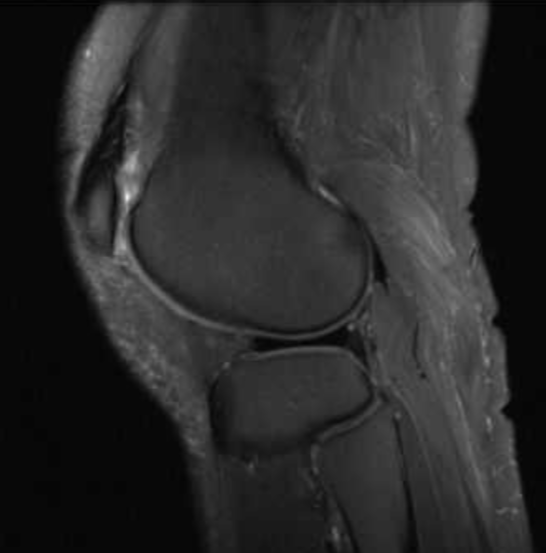
#> input picture clahe/original_dark_image.png, 546 x 553 px, found by its file name
$ python clhe.py
#> lines starting #> are read from the running program, lines starting #| are printed output that depends on the picture
import numpy as np
import cv2
import matplotlib.pyplot as plt

# 图像直方图 + 输出统计信息
def plot_histogram(img, title="Histogram", show_stats=False):
    hist = cv2.calcHist([img], [0], None, [256], [0, 256]).ravel()
    prob_density = hist / hist.sum()
    cdf = np.cumsum(prob_density)

    plt.plot(hist, color='gray', label="Histogram")
    plt.title(title)
    plt.xlabel('Pixel value')
    plt.ylabel('Count')
    plt.xlim([0, 256])
    plt.grid(True)

    # 叠加累积分布曲线（可视化）
    plt.twinx()
    plt.plot(cdf, color='red', label="CDF")
    plt.ylabel('Cumulative Probability')
    plt.ylim([0, 1])

    # 输出统计数据（可选）
    if show_stats:
        print(f"\n===== {title} =====")
        print("灰度值\t像素数\t概率\t累积概率")
        for i in range(256):
            if hist[i] > 0:
                print(f"{i:3}\t{int(hist[i])}\t{prob_density[i]:.4f}\t{cdf[i]:.4f}")

# 读取图像（灰度）
dark_img = cv2.imread(r'C:\Users\20342\Desktop\cv\clahe\original_dark_image.png', cv2.IMREAD_GRAYSCALE)
#> dark_img: shape (553, 546); min 0, max 233, mean 42.1

# 应用直方图均衡化
he_img = cv2.equalizeHist(dark_img)
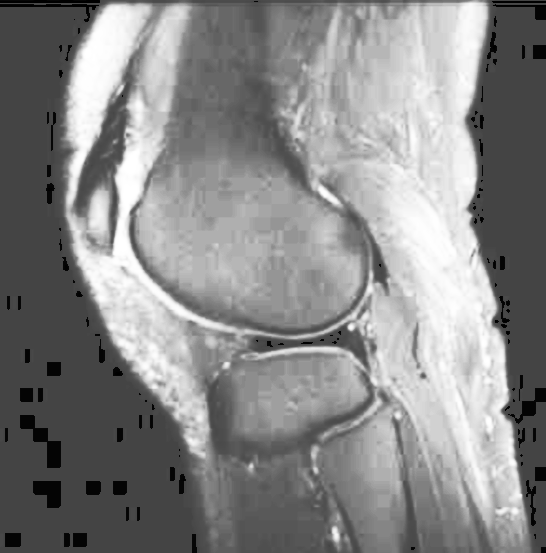
#> he_img: shape (553, 546); min 0, max 255, mean 136

# 可视化
plt.figure(figsize=(12, 8))

# 原图
plt.subplot(2, 2, 1)
plt.imshow(dark_img, cmap='gray')
plt.title("Original Dark Image")
plt.axis('off')

# HE 后图像
plt.subplot(2, 2, 2)
plt.imshow(he_img, cmap='gray')
plt.title("After Histogram Equalization")
plt.axis('off')

# 原图直方图 + 统计输出
plt.subplot(2, 2, 3)
plot_histogram(dark_img, "Original Histogram", show_stats=True)
#> in plot_histogram, `hist = cv2.calcHist([img], [0], None, [256], [0, 256]).ravel()`: hist = 256 values, max 73972 at index 8, min 0 at index 182, mean 1179.4
#> in plot_histogram, `prob_density = hist / hist.sum()`: prob_density = 256 values, max 0.245 at index 8, min 0 at index 182, mean 0.00391
#> in plot_histogram, `cdf = np.cumsum(prob_density)`: cdf = 256 values from 9.94e-06 to 1
#> the loop in plot_histogram, `for i in range(256):` made 256 passes
#|   0	3	0.0000	0.0000
#|   1	60	0.0002	0.0002
#|   2	54	0.0002	0.0004
#|   3	146	0.0005	0.0009
#|   4	276	0.0009	0.0018
#|   5	226	0.0007	0.0025
#|   6	3680	0.0122	0.0147
#|   7	2568	0.0085	0.0232
#> (further printed lines are left out)

# HE 后直方图 + 统计输出
plt.subplot(2, 2, 4)
plot_histogram(he_img, "Equalized Histogram", show_stats=True)
#> the loop in plot_histogram (call 2), `for i in range(256):` made 256 passes
#|   0	539	0.0018	0.0018
#|   1	226	0.0007	0.0025
#|   4	3680	0.0122	0.0147
#|   6	2568	0.0085	0.0232
#|  68	73972	0.2450	0.2682
#|  70	2383	0.0079	0.2761
#|  72	1685	0.0056	0.2817
#|  73	1870	0.0062	0.2879
#> (further printed lines are left out)

plt.tight_layout()
plt.show()
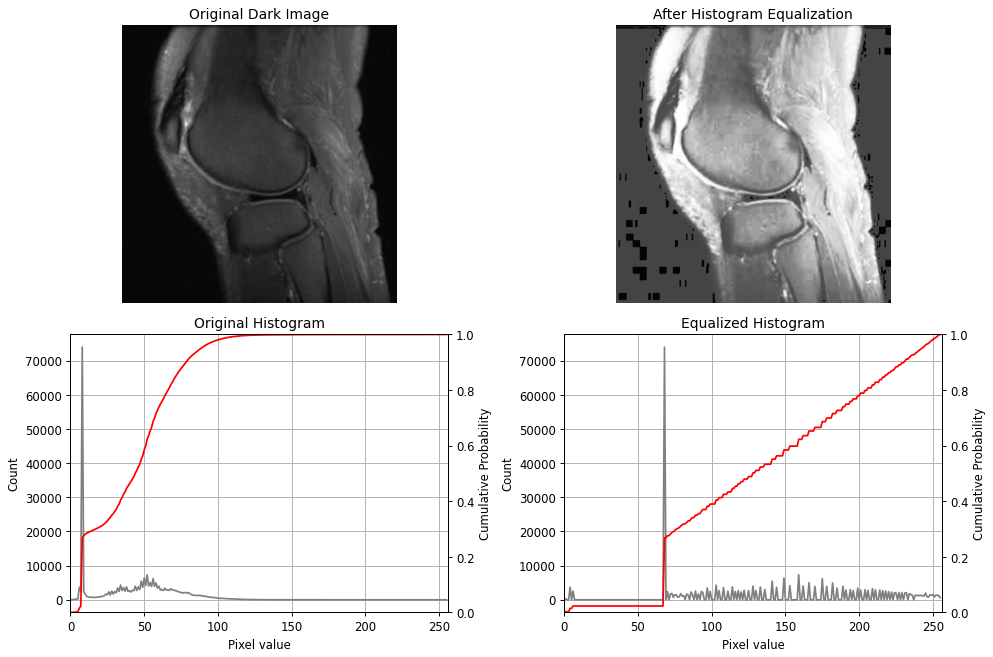
#> figure drawn by matplotlib, 6 panels; panel 3: curve peaks at x = 8, y = 73972; panel 4: curve peaks at x = 233, y = 1; panel 5: curve peaks at x = 68, y = 73972; panel 6: curve peaks at x = 255, y = 1
